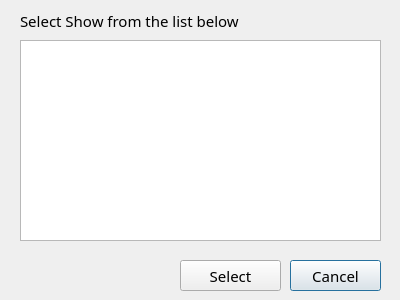
<?xml version="1.0" encoding="UTF-8"?>
<ui version="4.0">
 <class>Dialog</class>
 <widget class="QDialog" name="Dialog">
  <property name="geometry">
   <rect>
    <x>0</x>
    <y>0</y>
    <width>400</width>
    <height>300</height>
   </rect>
  </property>
  <property name="windowTitle">
   <string>Dialog</string>
  </property>
  <widget class="QTextBrowser" name="textBrowser">
   <property name="geometry">
    <rect>
     <x>20</x>
     <y>40</y>
     <width>361</width>
     <height>201</height>
    </rect>
   </property>
  </widget>
  <widget class="QLabel" name="label_4">
   <property name="geometry">
    <rect>
     <x>20</x>
     <y>10</y>
     <width>331</width>
     <height>21</height>
    </rect>
   </property>
   <property name="font">
    <font>
     <family>Calibri Light</family>
     <pointsize>11</pointsize>
    </font>
   </property>
   <property name="text">
    <string>Select Show from the list below</string>
   </property>
  </widget>
  <widget class="QPushButton" name="pushButton_3">
   <property name="geometry">
    <rect>
     <x>290</x>
     <y>260</y>
     <width>91</width>
     <height>31</height>
    </rect>
   </property>
   <property name="font">
    <font>
     <family>Calibri Light</family>
     <pointsize>11</pointsize>
    </font>
   </property>
   <property name="text">
    <string>Cancel</string>
   </property>
  </widget>
  <widget class="QPushButton" name="pushButton_2">
   <property name="geometry">
    <rect>
     <x>180</x>
     <y>260</y>
     <width>101</width>
     <height>31</height>
    </rect>
   </property>
   <property name="font">
    <font>
     <family>Calibri Light</family>
     <pointsize>11</pointsize>
    </font>
   </property>
   <property name="text">
    <string>Select</string>
   </property>
  </widget>
 </widget>
 <resources/>
 <connections/>
</ui>
